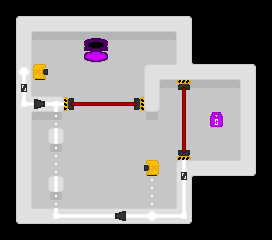

This is a level from a 2D game, rendered from its Tiled map with the project's own tilesets. A one-line summary and the complete map file follow:
An orthogonal 17x15 tile map with 16x16 px tiles, 3 tile layers (layer1, layer2, objects), 1 hidden layer not drawn.

<map version="1.5" tiledversion="1.7.2" orientation="orthogonal" renderorder="right-down" width="17" height="15" tilewidth="16" tileheight="16" infinite="0" nextlayerid="9" nextobjectid="1">
 <tileset firstgid="1" source="../porthole-tileset.tsx" />
 <layer id="1" name="layer1" width="17" height="15">
  <data encoding="csv">
1,1,1,1,1,1,1,1,1,1,1,1,1,1,1,1,1,
1,33,33,33,33,33,33,33,33,33,33,33,1,1,1,1,1,
1,33,2,2,2,2,2,2,2,2,2,33,1,1,1,1,1,
1,33,2,2,2,2,2,2,2,2,2,33,1,1,1,1,1,
1,33,2,2,2,2,2,2,2,33,33,33,33,33,33,33,1,
1,33,2,2,2,2,2,2,2,33,2,2,2,2,2,33,1,
1,33,33,33,2,2,2,2,2,33,2,2,2,2,2,33,1,
1,33,2,2,2,2,2,2,2,2,2,2,2,2,2,33,1,
1,33,2,33,2,2,2,2,2,2,2,2,2,2,2,33,1,
1,33,2,2,2,2,2,2,2,2,2,2,2,2,2,33,1,
1,33,2,2,2,2,2,2,2,2,2,33,33,33,33,33,1,
1,33,2,33,2,2,2,2,2,2,2,33,1,1,1,1,1,
1,33,2,2,2,2,2,2,2,2,2,33,1,1,1,1,1,
1,33,33,33,33,33,33,33,33,33,33,33,1,1,1,1,1,
1,1,1,1,1,1,1,1,1,1,1,1,1,1,1,1,1
</data>
 </layer>
 <layer id="7" name="layer2" width="17" height="15">
  <data encoding="csv">
0,0,0,0,0,0,0,0,0,0,0,0,0,0,0,0,0,
0,37,66,66,66,66,66,66,66,66,66,38,0,0,0,0,0,
0,34,97,98,98,47,48,98,98,98,99,34,0,0,0,0,0,
0,34,0,0,0,77,78,0,0,0,71,34,12,0,0,0,0,
0,34,0,0,0,0,0,0,0,7,66,135,66,66,66,38,0,
0,34,72,0,0,0,0,0,0,34,97,98,98,98,99,34,0,
0,136,66,68,0,0,0,0,0,36,0,0,0,0,0,34,0,
0,34,97,139,0,0,0,0,0,102,0,0,0,0,0,34,0,
0,34,0,134,0,0,0,0,0,0,0,0,0,0,0,34,0,
0,34,0,107,0,0,0,0,0,0,0,0,0,0,71,34,0,
0,34,0,108,0,0,0,0,0,0,0,7,66,66,66,70,0,
0,34,0,134,0,0,0,0,0,108,0,34,44,0,0,0,0,
0,34,72,107,0,0,0,0,0,108,71,34,0,0,0,0,0,
0,69,66,66,66,66,66,66,66,66,66,70,0,0,0,0,0,
0,0,0,0,0,0,0,0,0,0,0,0,0,0,0,0,0
</data>
 </layer>
 <layer id="2" name="objects" width="17" height="15">
  <data encoding="csv">
0,0,0,0,0,0,0,0,0,0,0,0,0,0,0,0,0,
0,0,0,0,0,0,0,0,0,0,0,0,0,0,0,0,0,
0,0,0,0,0,0,0,0,0,0,0,0,0,0,0,0,0,
0,0,0,0,0,0,0,0,0,0,0,0,0,0,0,0,0,
0,263,257,0,0,0,0,0,0,0,0,0,0,0,0,0,0,
0,296,0,0,0,0,0,0,0,0,0,294,0,0,0,0,0,
0,260,298,197,385,323,323,323,386,0,0,358,0,0,0,0,0,
0,0,0,0,0,0,0,0,0,0,0,358,0,234,0,0,0,
0,0,0,166,0,0,0,0,0,0,0,358,0,0,0,0,0,
0,0,0,0,0,0,0,0,0,0,0,326,0,0,0,0,0,
0,0,0,0,0,0,0,0,0,290,0,297,0,0,0,0,0,
0,0,0,166,0,0,0,0,0,0,0,329,0,0,0,0,0,
0,0,0,0,0,0,0,0,0,0,0,166,0,0,0,0,0,
0,0,0,260,165,165,165,299,165,169,165,262,0,0,0,0,0,
0,0,0,0,0,0,0,0,0,0,0,0,0,0,0,0,0
</data>
 </layer>
 <layer id="8" name="collision" width="17" height="15" visible="0">
  <data encoding="csv">
0,0,0,0,0,0,0,0,0,0,0,0,0,0,0,0,0,
0,17,17,17,17,17,17,17,17,17,17,17,0,0,0,0,0,
0,17,0,0,0,17,17,0,0,0,0,17,0,0,0,0,0,
0,17,0,0,0,0,0,0,0,0,0,17,0,0,0,0,0,
0,17,82,0,0,0,0,0,0,17,17,17,17,17,17,17,0,
0,17,0,0,0,0,0,0,0,17,0,19,0,0,0,17,0,
0,17,17,17,22,113,113,113,20,17,0,145,0,0,0,17,0,
0,17,0,0,0,0,0,0,0,0,0,145,0,54,0,17,0,
0,17,0,17,0,0,0,0,0,0,0,145,0,0,0,17,0,
0,17,0,0,0,0,0,0,0,0,0,21,0,0,0,17,0,
0,17,0,0,0,0,0,0,0,81,0,17,17,17,17,17,0,
0,17,0,17,0,0,0,0,0,0,0,17,0,0,0,0,0,
0,17,0,0,0,0,0,0,0,0,0,17,0,0,0,0,0,
0,17,17,17,17,17,17,17,17,17,17,17,0,0,0,0,0,
0,0,0,0,0,0,0,0,0,0,0,0,0,0,0,0,0
</data>
 </layer>
</map>
